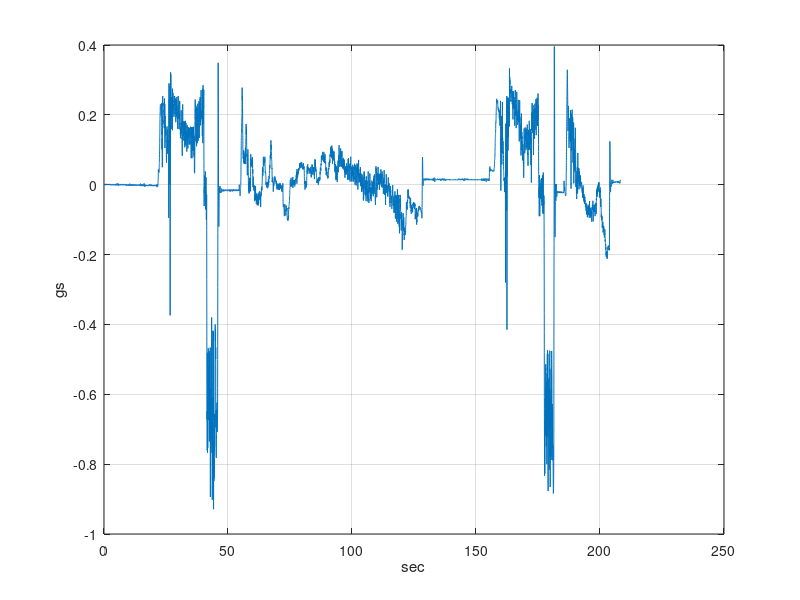

MATLAB code for this plot: (Note: this script raises an error after producing the figure.)
clc; clear all; close all
load('SplitGravelAccel.mat'); load('SplitGravelTime.mat')
%Sampling Time
ts = abs(SplitGravelTime(1)-SplitGravelTime(2));
freq = (1/ts);
%%
% Plot data
plot(SplitGravelTime,SpliGravelAccel);
xlabel('sec'); ylabel('gs'); grid on
%%
% Obtain the CWT, frequencies, and cone of influence.
[wt,f,coi] = cwt(SpliGravelAccel,100);
% Plot the data, including the cone of influence.
figure
cwt(SpliGravelAccel,100);
%%
% Obtain the CWT, time periods, and cone of influence by specifying a
% time duration instead of a sampling frequency.
[wt,periods,coi] = cwt(SpliGravelAccel,seconds(ts));
%%
% View the same data by specifying a sampling period input instead of a
% frequency. 
figure
cwt(SpliGravelAccel,seconds(ts));